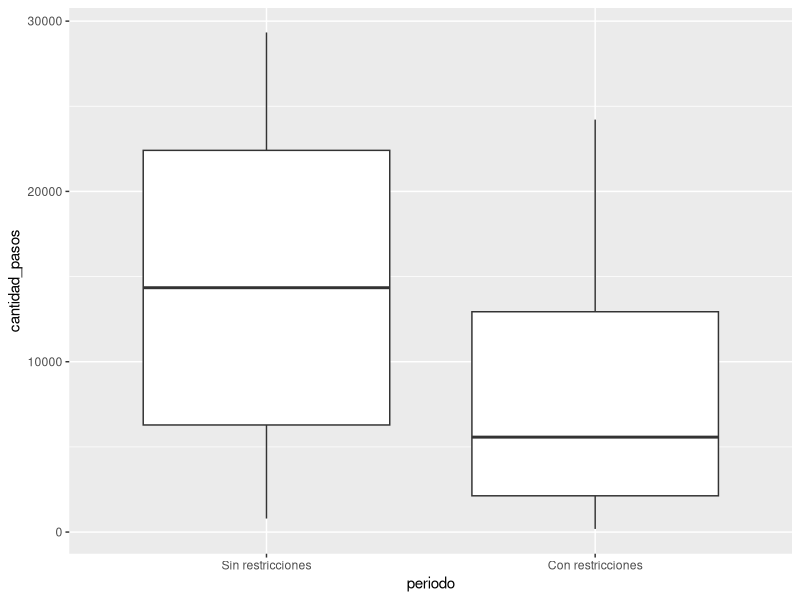
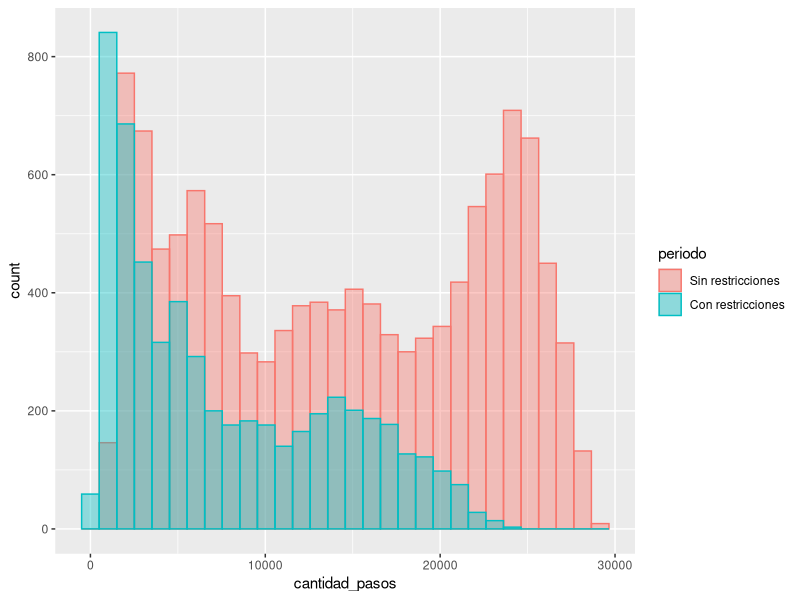
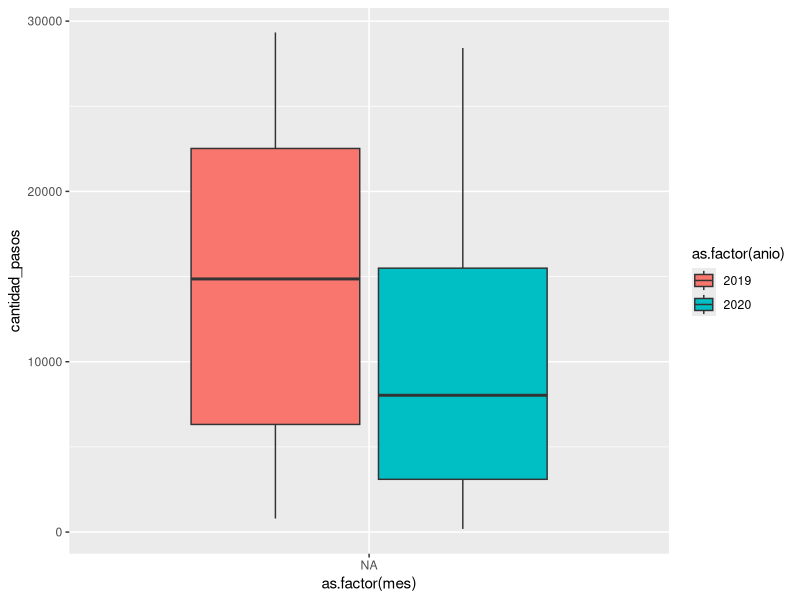
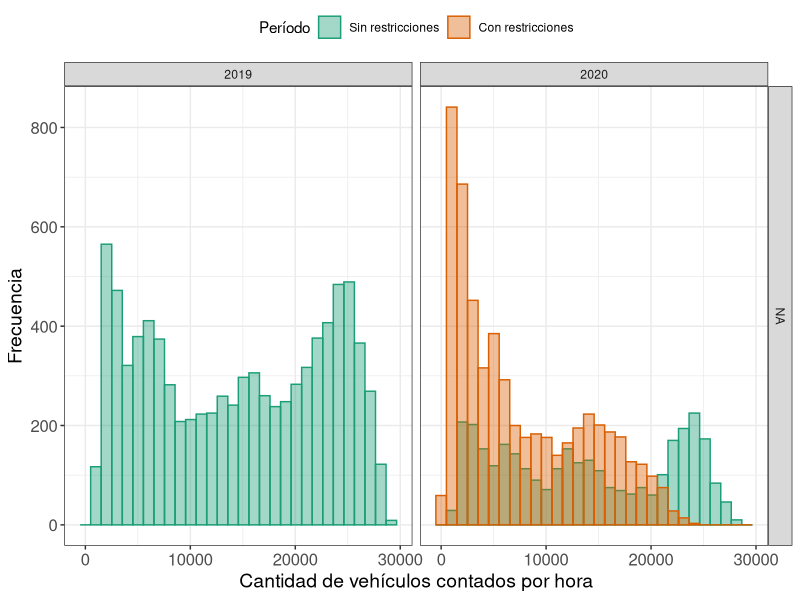

These charts were generated, in order, by the following R code: (Note: this script raises an error after producing the figures.)
rm(list=ls())
gc()

##### Analisis descriptivo vehiculos ####
library(tidyverse)
library(data.table)
library(openxlsx)
library(ggpubr)


#### Medidas resumen de circulacion vehicular comparando antes y despues de restricciones: ####
vehiculos <- fread("Datos/Procesados/conteo_vehicular.csv")
feriados <- fread("Datos/feriados.csv", encoding = "UTF-8")

# Total periodos:
vehiculos[, periodo := fifelse(between(fecha_hora, as.Date("2020-03-20"), as.Date("2020-11-05")), "Con restricciones", "Sin restricciones") %>%
            as.factor() %>%
            fct_rev()]

tabla.resumen <- vehiculos[, .(Promedio = mean(cantidad_pasos, na.rm = TRUE) %>% round(3),
                               Mediana = median(cantidad_pasos, na.rm = TRUE) %>% round(3), 
                               `Desvío estándar` = sd(cantidad_pasos, na.rm = TRUE) %>% round(3),
                               Máximo = max(cantidad_pasos, na.rm = TRUE) %>% round(3),
                               Mínimo = min(cantidad_pasos, na.rm = TRUE) %>% round(3)),
                           by = .(Período =  periodo)]

write.xlsx(tabla.resumen, file = "Figuras/Descriptiva/Tabla_resumen_periodo.xlsx")

vehiculos %>%
  ggplot(aes(x = periodo, y = cantidad_pasos)) +
  geom_boxplot()

vehiculos %>%
  ggplot(aes(x = cantidad_pasos, fill = periodo, col = periodo)) +
  geom_histogram(alpha = 0.4, position = "identity")


#Por mes:
vehiculos[, c("anio", "mes") := .(year(fecha_hora), months(fecha_hora) %>%
                                    str_to_title() %>%
                                    factor(levels = c("Enero","Febrero", "Marzo", "Abril", "Mayo", "Junio", "Julio", "Agosto", "Septiembre", "Octubre", "Noviembre", "Diciembre")))]

vehiculos %>%
  ggplot(aes(x = as.factor(mes), y = cantidad_pasos, fill = as.factor(anio))) +
  geom_boxplot()

(plot.hist.mes <- vehiculos %>%
    ggplot(aes(x = cantidad_pasos, fill = periodo, col = periodo)) +
    geom_histogram(alpha = 0.4, position = "identity") +
    facet_grid(mes~anio) +
    labs(x = "Cantidad de vehículos contados por hora", y = "Frecuencia", fill = "Período", col = "Período") +
    scale_color_brewer(palette = "Dark2") +
    scale_fill_brewer(palette = "Dark2") +
    theme_bw()+
    theme(legend.position = "top",
          axis.text=element_text(size=12),
          axis.title=element_text(size=14)))

ggsave("Figuras/Descriptiva/Histograma_mes.png", plot.hist.mes, width = 5, height = 10)


# Por semana
vehiculos[, id_semana := paste0(week(fecha_hora), "_", year(fecha_hora), "_", periodo)]

(boxplot.semana <- vehiculos %>%
  ggplot(aes(x = fecha_hora, y = cantidad_pasos, group = id_semana, fill = periodo)) +
  geom_boxplot(alpha = 0.8) +
  scale_fill_brewer(palette = "Dark2") +
  theme_bw()+
  theme(legend.position = "top",
        axis.text=element_text(size=12),
        axis.title=element_text(size=14)) +
  labs(x = "Fecha", y = "Cantidad de vehículos contados por hora", fill = "Período"))
  
ggsave("Figuras/Descriptiva/Boxplot_semana.png", boxplot.semana, width = 9, height = 5)



#Por dia de la semana:
vehiculos[, dia_semana := weekdays(fecha_hora) %>%
            str_to_title() %>%
            factor(levels = c("Lunes", "Martes", "Miércoles", "Jueves", "Viernes", "Sábado", "Domingo"))]

vehiculos %>%
  ggplot(aes(x = dia_semana, y = cantidad_pasos, fill = periodo)) +
  geom_boxplot()

vehiculos %>%
  ggplot(aes(x = cantidad_pasos, fill = periodo, col = periodo)) +
  geom_histogram(alpha = 0.4, position = "identity") +
  facet_wrap(dia_semana~., ncol = 3)


(plot.variacion.semanal <- vehiculos[, .(cantidad_pasos_medio = mean(cantidad_pasos, na.rm = TRUE),
              cantidad_pasos_sd = sd(cantidad_pasos, na.rm = TRUE)), by = .(dia_semana, periodo)] %>%
  ggplot(aes(x = as.numeric(dia_semana), y = cantidad_pasos_medio))+
  geom_ribbon(aes(ymin = cantidad_pasos_medio - cantidad_pasos_sd, ymax = cantidad_pasos_medio + cantidad_pasos_sd, fill = periodo), alpha = 0.3) +
  geom_line(aes(col = periodo))+
  scale_x_continuous(breaks = 1:7, labels = levels(vehiculos$dia_semana), minor_breaks = NULL) +
  scale_fill_brewer(palette = "Dark2") +
  scale_color_brewer(palette = "Dark2") +
  theme_bw()+
  theme(legend.position = "top",
        axis.text=element_text(size=12),
        axis.title=element_text(size=14)) +
  labs(x = "Día de la semana", y = "Cantidad de vehículos contados por hora", fill = "Período", col = "Período"))

ggsave("Figuras/Descriptiva/Linea_semanal.png", plot.variacion.semanal, width = 9, height = 5)



#Por hora del dia:

vehiculos[, c("hora", "condicion_dia") := .(hour(fecha_hora),
                                            fcase(as.Date(fecha_hora) %in% feriados$ds, "Feriado",
                                                  dia_semana %in% c("Sábado", "Domingo"), "Fin de semana",
                                                  default = "Día de semana") %>%
                                              factor(levels = c("Día de semana", "Fin de semana", "Feriado")))]

vehiculos %>%
  ggplot(aes(x = hora, y = cantidad_pasos, col = periodo, group = interaction(hora, periodo, condicion_dia))) +
  geom_boxplot()+
  facet_wrap(condicion_dia~.)

(plot.horario <- vehiculos[, .(cantidad_pasos_medio = mean(cantidad_pasos, na.rm = TRUE),
              cantidad_pasos_sd = sd(cantidad_pasos, na.rm = TRUE)), by = .(hora, periodo, condicion_dia)] %>%
  ggplot(aes(x = hora, y = cantidad_pasos_medio))+
  geom_ribbon(aes(ymin = cantidad_pasos_medio - cantidad_pasos_sd, ymax = cantidad_pasos_medio + cantidad_pasos_sd, fill = periodo), alpha = 0.3) +
  geom_line(aes(col = periodo))+
  facet_wrap(condicion_dia~.) +
  scale_fill_brewer(palette = "Dark2") +
  scale_color_brewer(palette = "Dark2") +
  theme_bw()+
  theme(legend.position = "none",
        axis.text=element_text(size=12),
        axis.title=element_text(size=14)) +
  labs(x = "Hora del día", y = "Cantidad de vehículos contados por hora", fill = "Período", col = "Período"))

ggsave("Figuras/Descriptiva/Linea_horaria.png", plot.horario, width = 8, height = 4)


plot.variaciones <- ggarrange(plot.variacion.semanal, plot.horario, nrow = 2, labels = c("A", "B"))

ggsave("Figuras/Descriptiva/Lineas_semanal_horaria.png", plot.variaciones, width = 9, height = 10)

vehiculos %>%
  ggplot(aes(x = cantidad_pasos, col = periodo, fill = periodo)) +
  geom_histogram()+
  facet_grid(hora~condicion_dia)


#### Autocorrelogramas ####
#Horario
library(ggfortify)

autocorrelacion.horaria <- acf(vehiculos$cantidad_pasos, lag.max = 200, pl=FALSE)

intervalo.confianza <- ggfortify:::confint.acf(autocorrelacion.horaria, ci.type = 'ma')

(plot.acf.horaria <- data.table(Autocorrelación = autocorrelacion.horaria$acf,
                                Lag = autocorrelacion.horaria$lag,
                                intervalo = intervalo.confianza) %>%
                       ggplot(aes(x = Lag, y = Autocorrelación)) +
                       geom_ribbon(aes(ymin = -intervalo, ymax = intervalo), alpha = 0.3, fill = palette.colors(1, "Dark2")) +
                       geom_segment(aes(xend = Lag, y = 0, yend = Autocorrelación)) +
                       geom_point(col = palette.colors(1, "Dark2")) +
                       geom_hline(yintercept = 0, linetype = "dashed") +
                       theme_bw()+
                       theme(axis.text=element_text(size=12),
                             axis.title=element_text(size=14))+
                       labs(x = "Lag (Horas)"))

ggsave("Figuras/Descriptiva/Autocorrelograma_vehiculos_horaria.png", plot.acf.horaria, width = 8, height = 4)


#Diario
library(ggfortify)

vehiculos.diarios <- vehiculos[fecha_hora < as.Date("2020-03-20"), .(cantidad_pasos = sum(cantidad_pasos, na.rm = TRUE)), by = .(fecha = (as.Date(fecha_hora)))]

autocorrelacion.diaria <- acf(vehiculos.diarios$cantidad_pasos, lag.max = 500, pl=FALSE)

intervalo.confianza <- ggfortify:::confint.acf(autocorrelacion.diaria, ci.type = 'ma')

(plot.acf.diaria <- data.table(Autocorrelación = autocorrelacion.diaria$acf,
                                Lag = autocorrelacion.diaria$lag,
                                intervalo = intervalo.confianza) %>%
                       ggplot(aes(x = Lag, y = Autocorrelación)) +
                       geom_ribbon(aes(ymin = -intervalo, ymax = intervalo), alpha = 0.3, fill = palette.colors(1, "Dark2")) +
                       geom_segment(aes(xend = Lag, y = 0, yend = Autocorrelación)) +
                       geom_point(col = palette.colors(1, "Dark2")) +
                       geom_hline(yintercept = 0, linetype = "dashed") +
                       theme_bw()+
                       labs(x = "Lag (Días)"))
